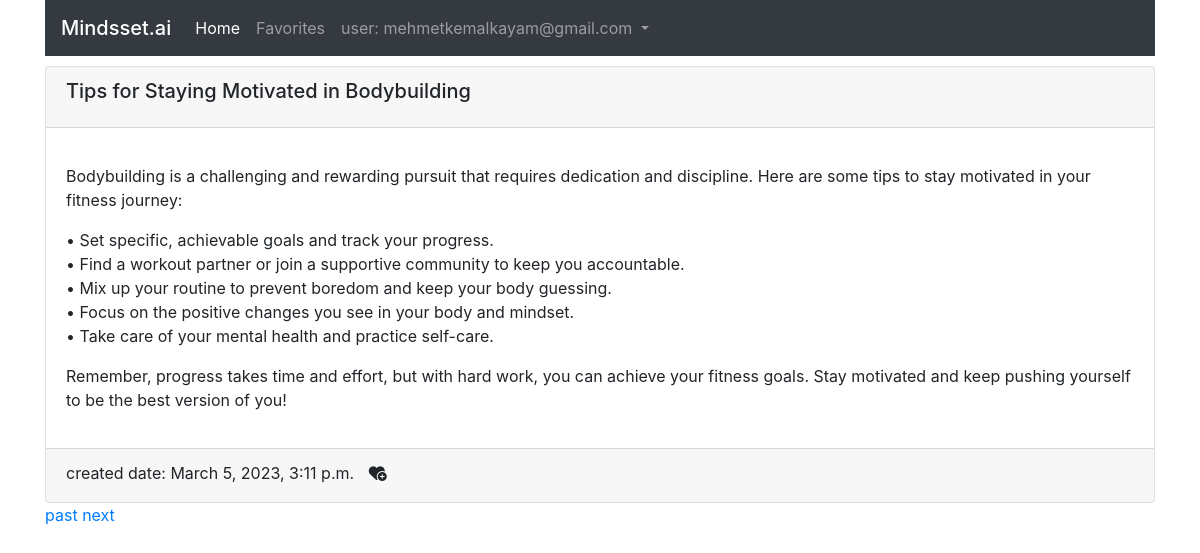
The app's page /postdetail/tips-for-staying-motivated-in-bodybuildi/ (signed in) with its own data.
### users/models.py (models this page shows)
class CustomUser(AbstractUser):
    is_email_verified = models.BooleanField(default = False)
    username = None
    email = models.EmailField(unique=True)
    USERNAME_FIELD = 'email'
    REQUIRED_FIELDS = []
    objects = CustomUserManager()
    def __str__(self):
        return self.email

### core/models.py (models this page shows, shortened)
class Post(models.Model):
    title = models.CharField(max_length=80)
    content = models.TextField()
    slug = models.SlugField(max_length=400, unique=True, blank=True)
    date = models.DateTimeField(auto_now_add=True)
    active = models.BooleanField(default=True)
    link = models.URLField(max_length=200, blank=True)

### core/views.py (the view)
# urls.py: path('postdetail/<slug>/', views.postdetail, name ='postdetail'),
def postdetail(request, slug):
    post = Post.objects.get(slug=slug)
    pastPost = Post.objects.get(id=(post.id-1))
    nextPost = Post.objects.get(id=(post.id+1))
    context={
        'post':post,
        'pastPost':pastPost,
        'nextPost':nextPost,
    }
    return render(request, 'postdetail.html', context)

### templates/postdetail.html (shortened to what this page needs)
{% extends "index.html" %}
{% block content %}
<div class="card" style="margin-top: 10px;">
    <div class="card-header">
        <h5 class="card-title">{{post.title}}</h5>
    </div>
    <div class="card-body">
      <p class="card-text">{{post.content | linebreaks}}</p>
    </div>
    <div class="card-footer">
        created date: {{post.date}}
        <i data-post={{post.id}} data-action="add"  style = " margin-left: 10px; height:25px; width:auto; " class="fa-solid fa-heart-circle-plus favi update-fav"></i>
      </div>
  </div>
  <a href="{% url 'postdetail' slug=pastPost.slug %}"> past</a>
  <a href="{% url 'postdetail' slug=nextPost.slug %}"> next </a>
{% endblock content %}

### templates/index.html (shortened to what this page needs)
<!DOCTYPE html>
{% load static %}
<html lang="en">
<head>
    <link rel="stylesheet" href="https://cdn.jsdelivr.net/npm/bootstrap@4.0.0/dist/css/bootstrap.min.css">
    <link rel="stylesheet" href="https://cdnjs.cloudflare.com/ajax/libs/font-awesome/6.3.0/css/all.min.css" />
</head>
<body>
<div class="container">
    <nav class="navbar navbar-expand-lg navbar-dark bg-dark">
        <span class="navbar-brand mb-0 h1">Mindsset.ai</span>
        <div class="collapse navbar-collapse" id="navbarNavDropdown">
          <ul class="navbar-nav">
            <li class="nav-item active">
              <a class="nav-link" href="{% url 'index' %}">Home <span class="sr-only">(current)</span></a>
            </li>
            <li class="nav-item">
              <a class="nav-link" href="{% url 'fav' %}">Favorites</a>
            </li>
            <li class="nav-item dropdown">
              <a class="nav-link dropdown-toggle" href="#" id="navbarDropdownMenuLink" data-toggle="dropdown" aria-haspopup="true" aria-expanded="false">
                user: {{request.user}}
              </a>
            </li>
          </ul>
        </div>
      </nav>
      {% block content %}{% endblock content %}
</div>
</body>
</html>

### records on screen
CustomUser: user "mehmetkemalkayam@gmail.com"
Post: title "Tips for Staying Motivated in Bodybuilding", content "Bodybuilding is a challenging and rewarding pursuit that requires dedication and discipline. Here are some tips to stay motivated in your fitness journey: • Set specific, achievable goals and track your progress. • Find a workout partner or join a supportive community to keep you accountable. • Mix up your routine to prevent boredom and keep your body guessing. • Focus on the positive changes you see in your body and mindset. • Take care of your mental health and practice self-care. Remember, progress takes time and effort, but with hard work, you can achieve your fitness goals. Stay motivated and keep pushing yourself to be the best version of you!", date "March 5, 2023, 3:11 p.m."
